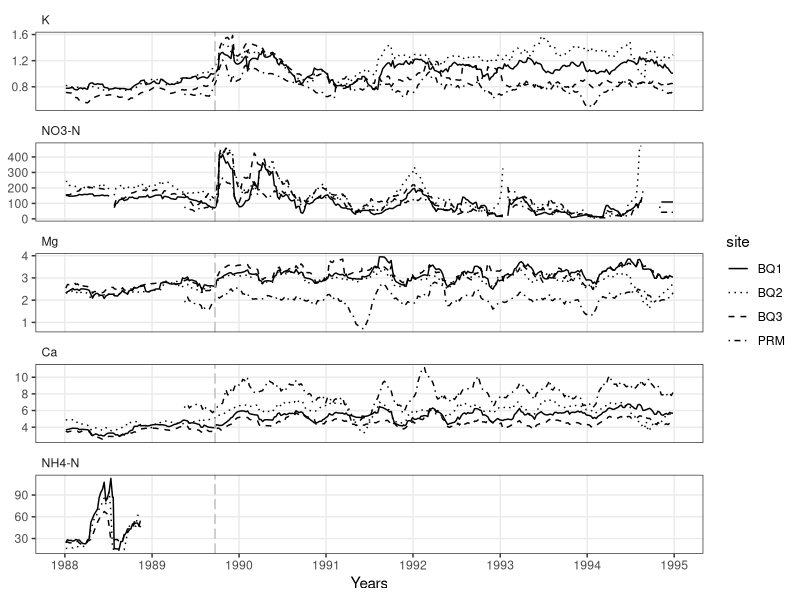

Source code (R):
# Setup
library(tidyverse)
library(here)
library(lubridate)

rm(list = ls())

print("Hello")

# Time-series plots of rain inputs and streamwater concentrations are presented as 9-wk moving averages. This approach minimized rapid fluctuations
# caused by concentration-discharge interactions, made longer-term patterns
# more apparent, and permitted data from several streams and ions to be presented together. Stream concentration data are presented in two groups, the
# El Verde streams (QS, QT, QPA, QPB), and the Bisley streams (PRM, BQ1,
# BQ2, BQ3). Moving averages were not plotted where there were gaps in sampling or in particular chemical analyses.

# Load data
BQ1_df <- read_csv(here("data", "QuebradaCuenca1-Bisley.csv")) %>%
  mutate(site = "BQ1")
BQ2_df <- read_csv(here("data", "QuebradaCuenca2-Bisley.csv")) %>%
  mutate(site = "BQ2")
BQ3_df <- read_csv(here("data", "QuebradaCuenca3-Bisley.csv")) %>%
  mutate(site = "BQ3")
PRM_df <- read_csv(here("data", "RioMameyesPuenteRoto.csv")) %>%
  mutate(site = "PRM")

compounds <- c("K", "NO3-N", "Mg", "Ca", "NH4-N")
sites <- c("BQ1", "BQ2", "BQ3", "PRM")


# assign value in seconds of 4 week half-interval
week_sec <- 7 * 24 * 60 * 60


# Define function to calculate moving average
calc_moving_avg <- function(dates, values, half_interval = 4.5, min_valid_interval_points = 1, max_gap_weeks = 1000) {
  
  half_interval_sec <- half_interval * 7 * 24 * 60 * 60
  
  # date values in  numerical POSIXct
  date_sec <- as.numeric(dates)

  # generate empty vector to store rolled means
  rolled_means <- rep(NA_real_, length(values))

  # iterate along length of values
  for (i in seq_along(values)) {
    # identify interval values for each date
    interval_bool <- abs(date_sec - date_sec[i]) <= half_interval_sec

    # subset values and dates to those in the interval
    interval_vals <- values[interval_bool]
    dates <- date_sec[interval_bool]

    # remove NA values and dates
    non_na_elements <- !is.na(interval_vals)

    vals <- interval_vals[non_na_elements]
    dates <- dates[non_na_elements]

    if (length(vals) < min_valid_interval_points) {
      next
    } else if (is.finite(max_gap_weeks)) {
      # Time between observations
      gaps <- diff(sort(dates))
      # If the gap between data is greater than our max gap go to next iteration
      if ((length(dates) > 1) & (max(gaps) > max_gap_weeks * week_sec)) {
        next
      }

      rolled_means[i] <- mean(vals)
    }
  }
  return(rolled_means)
}

# Function to find median of list of values while accounting for NA
find_median <- function(x) {
  if (all(is.na(x))) {
    NA_real_
  } else {
    return(median(x, na.rm = TRUE))
  }
}
# Deal with duplicate date entries


all_sites_df <- rbind(BQ1_df, BQ2_df, BQ3_df, PRM_df) %>%
  mutate(date = as.POSIXct(ymd(Sample_Date), tz = "UTC")) %>%
  filter(year(date) >= 1988, year(date) <= 1994) %>%
  select(date, site, "K", "NO3-N", "Mg", "Ca", "NH4-N") %>%
  arrange(site, date)

# print(length(unique(all_sites_df$"NH4-N")))
# print(length(unique(all_sites_df$"K")))
# print(length(unique(all_sites_df$"NO3-N")))
# print(length(unique(all_sites_df$"Mg")))
# print(length(unique(all_sites_df$"Ca")))

long <- all_sites_df %>%
  pivot_longer(cols = c(K, "NO3-N", Mg, Ca, "NH4-N"), names_to = "compound", values_to = "value") %>%
  mutate(
    compound = factor(compound, levels = compounds),
    site = factor(site, levels = sites)
  ) %>% # make compound and site categorical
  group_by(site, compound, date) %>%
  summarize(
    value = find_median(value)
  )
# nh4_coverage <- all_sites_df %>%
#   transmute(site, year = year(date), nh4 = `NH4-N`) %>%
#   group_by(site, year) %>%
#   summarise(n_non_na = sum(!is.na(nh4)), .groups = "drop") %>%
#   arrange(site, year)
# print(nh4_coverage, n = 100)

long <- long %>%
  arrange(date, .by_group = TRUE) %>%
  mutate(rolling_means = calc_moving_avg(date, value))

# long_counts <- long %>%
#   group_by(site, compound, date) %>%
#   summarise(n = n()) #%>%
#   #uncount(n)
#
# out <-long_counts[[1]]
#
# find_median <- numeric(max(long_counts$n))
# print(class(find_median))
# for (i in seq_along(long_counts)) {
#   if (long_counts[i]$n > 1) {
#     long_counts <- long_counts %>%
#       mutate(rolling_means = median(fitler(long$date == long_counts[i]$date)))
#       #%>% group_by(site, compound, date)
#   }
# }

ggplot(long, aes(x = date, y = rolling_means, linetype = site, group = site)) +
  geom_line(na.rm = TRUE) +
  geom_vline(xintercept = as.POSIXct("1989-09-22", tz = "America/New_York"), linetype = "longdash", color = "grey") +
  facet_wrap(~compound, ncol = 1, scales = "free_y") +
  scale_linetype_manual(
    values = c("solid", "dotted", "dashed", "dotdash")
  ) +
  scale_x_datetime(date_breaks = "1 year", date_labels = "%Y") +
  labs(x = "Years", y = NULL) +
  theme_bw() +
  theme(
    panel.grid.minor = element_blank(),
    strip.background = element_blank(),
    strip.text = element_text(hjust = 0)
  )


vec <- c(1, 1, 2)
print(diff(vec))


# ggsave(here("figs","spooled-spaghetti-plot.png"), width = 6, height = 8)
